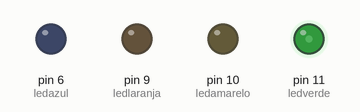
The sketch below on a simulated Arduino Uno, built with avr-gcc and run on an emulated ATmega328P. On the bench: output pins drawn as LEDs (lit = HIGH).

Above: at 0.05 s.
At 1.5 s:
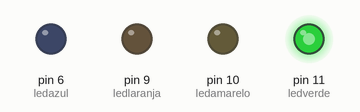
At 2.55 s:
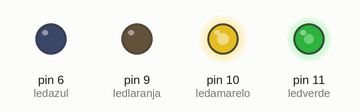
At 3.6 s:
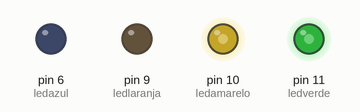
At 5.4 s:
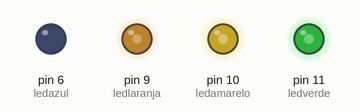
At 7.2 s:
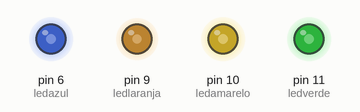
Timing chart, 0 to 9.4 s (numbered marks = the images above):
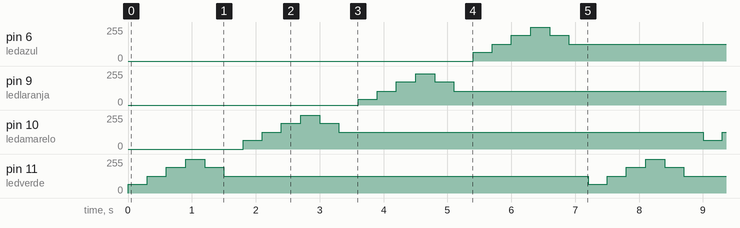

The sketch:

aula_4.ino
```cpp
int ledverde=11;
int ledamarelo=10;
int ledlaranja=9;
int ledazul=6;
int tempo=300;

void setup() {
  pinMode(ledverde,OUTPUT);
  pinMode(ledamarelo,OUTPUT);
  pinMode(ledlaranja,OUTPUT);
  pinMode(ledazul,OUTPUT);

}

void loop() {
  analogWrite(ledverde,65);
  delay(tempo);
  analogWrite(ledverde,125);
  delay(tempo);
  analogWrite(ledverde,195);
  delay(tempo);
  analogWrite(ledverde,255);
  delay(tempo);
  analogWrite(ledverde,195);
  delay(tempo);
  analogWrite(ledverde,125);
  delay(tempo);

  analogWrite(ledamarelo,65);
  delay(tempo);
  analogWrite(ledamarelo,125);
  delay(tempo);
  analogWrite(ledamarelo,195);
  delay(tempo);
  analogWrite(ledamarelo,255);
  delay(tempo);
  analogWrite(ledamarelo,195);
  delay(tempo);
  analogWrite(ledamarelo,125);
  delay(tempo);

  analogWrite(ledlaranja,45);
  delay(tempo);
  analogWrite(ledlaranja,105);
  delay(tempo);
  analogWrite(ledlaranja,175);
  delay(tempo);
  analogWrite(ledlaranja,235);
  delay(tempo);
  analogWrite(ledlaranja,175);
  delay(tempo);
  analogWrite(ledlaranja,105);
  delay(tempo);

  analogWrite(ledazul,65);
  delay(tempo);
  analogWrite(ledazul,125);
  delay(tempo);
  analogWrite(ledazul,195);
  delay(tempo);
  analogWrite(ledazul,255);
  delay(tempo);
  analogWrite(ledazul,195);
  delay(tempo);
  analogWrite(ledazul,125);
  delay(tempo);


}
```

Measured:
- by itself, pin 9 (ledlaranja): repeats every 7.2 s: 105/255 0.30 s, 175/255 0.30 s, 235/255 0.30 s, 175/255 0.30 s, 105/255 5.7 s, 45/255 0.30 s
- by itself, pin 6 (ledazul), pin 10 (ledamarelo), pin 11 (ledverde): repeats every 7.2 s: 125/255 0.30 s, 195/255 0.30 s, 255/255 0.30 s, 195/255 0.30 s, 125/255 5.7 s, 65/255 0.30 s
